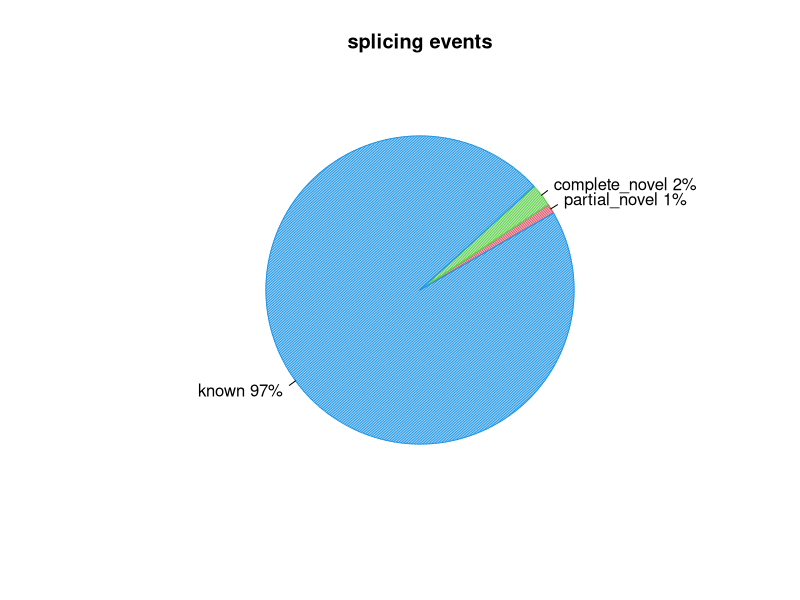
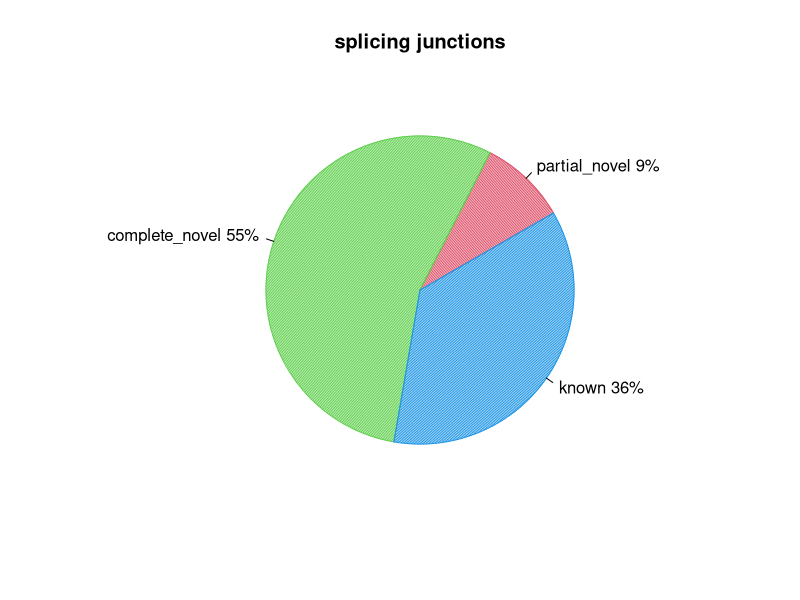

The R script that drew these images, in order:
pdf("CF98445.splice_events.pdf")
events=c(1.0067680181199945,2.3940170857985885,96.52389073894226)
pie(events,col=c(2,3,4),init.angle=30,angle=c(60,120,150),density=c(70,70,70),main="splicing events",labels=c("partial_novel 1%","complete_novel 2%","known 97%"))
dev.off()
pdf("CF98445.splice_junction.pdf")
junction=c(9.150640921558821,54.80750704136926,36.04185203707192)
pie(junction,col=c(2,3,4),init.angle=30,angle=c(60,120,150),density=c(70,70,70),main="splicing junctions",labels=c("partial_novel 9%","complete_novel 55%","known 36%"))
dev.off()
